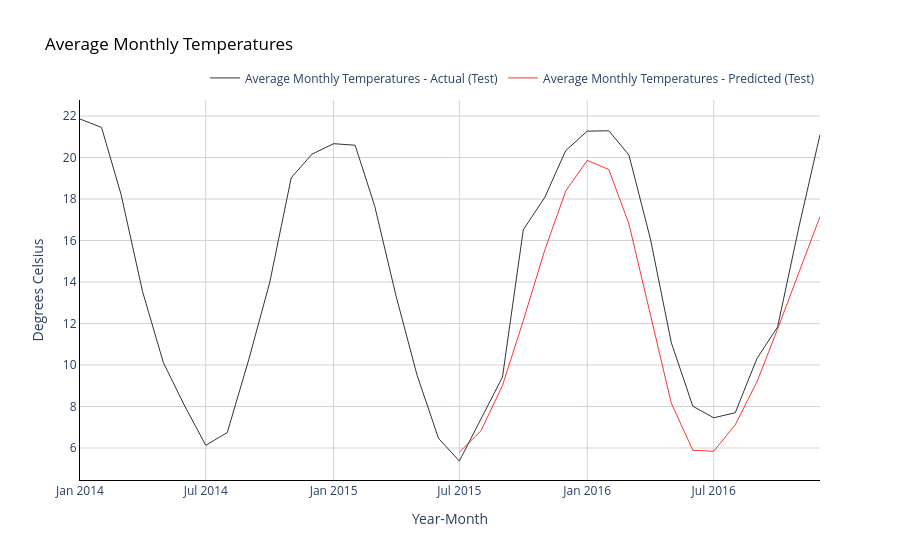

Notebook cell for this chart:
### Code cell
# Plot average monthly temperatures (actual and predicted) for test (out of time) data
fig = go.Figure()

# Trace for actual temperatures
fig.add_trace(go.Scatter(x=np.array(dfloc_test.columns),
                         y=np.array(dfloc_test.values).flatten(),
                         mode='lines',
                         name='Average Monthly Temperatures - Actual (Test)',
                         opacity=0.8,
                         line=dict(color='black', width=1)
                        ))

# Trace for predicted temperatures
fig.add_trace(go.Scatter(x=np.array(dfloc_test.columns[-timestep:]),
                         y=scaler.inverse_transform(pred_test.reshape(-1,1)).flatten(),
                         mode='lines',
                         name='Average Monthly Temperatures - Predicted (Test)',
                         opacity=0.8,
                         line=dict(color='red', width=1)
                        ))

# Change chart background color
fig.update_layout(dict(plot_bgcolor = 'white'))

# Update axes lines
fig.update_xaxes(showgrid=True, gridwidth=1, gridcolor='lightgrey', 
                 zeroline=True, zerolinewidth=1, zerolinecolor='lightgrey', 
                 showline=True, linewidth=1, linecolor='black',
                 title='Year-Month'
                )

fig.update_yaxes(showgrid=True, gridwidth=1, gridcolor='lightgrey', 
                 zeroline=True, zerolinewidth=1, zerolinecolor='lightgrey', 
                 showline=True, linewidth=1, linecolor='black',
                 title='Degrees Celsius'
                )

# Set figure title
fig.update_layout(title=dict(text="Average Monthly Temperatures", font=dict(color='black')),
                  legend=dict(orientation="h", yanchor="bottom", y=1.02, xanchor="right", x=1)
                 )

fig.show()

### Figure 1 — Plotly figure (JSON) as saved in the notebook; plotly's stock layout.template omitted (floating-point values rounded to 4 significant figures)
{"data": [{"line": {"color": "black", "width": 1}, "mode": "lines", "name": "Average Monthly Temperatures - Actual (Test)", "opacity": 0.8, "type": "scatter", "x": ["2014-01", "2014-02", "2014-03", "2014-04", "2014-05", "2014-06", "2014-07", "2014-08", "2014-09", "2014-10", "2014-11", "2014-12", "2015-01", "2015-02", "2015-03", "2015-04", "2015-05", "2015-06", "2015-07", "2015-08", "2015-09", "2015-10", "2015-11", "2015-12", "2016-01", "2016-02", "2016-03", "2016-04", "2016-05", "2016-06", "2016-07", "2016-08", "2016-09", "2016-10", "2016-11", "2016-12"], "y": [21.86, 21.45, 18.23, 13.54, 10.11, 8.007, 6.129, 6.748, 10.28, 13.97, 19.03, 20.17, 20.67, 20.59, 17.68, 13.31, 9.521, 6.463, 5.374, 7.371, 9.417, 16.52, 18.09, 20.33, 21.27, 21.29, 20.12, 16.07, 11.07, 8.013, 7.456, 7.7, 10.29, 11.84, 16.7, 21.1]}, {"line": {"color": "red", "width": 1}, "mode": "lines", "name": "Average Monthly Temperatures - Predicted (Test)", "opacity": 0.8, "type": "scatter", "x": ["2015-07", "2015-08", "2015-09", "2015-10", "2015-11", "2015-12", "2016-01", "2016-02", "2016-03", "2016-04", "2016-05", "2016-06", "2016-07", "2016-08", "2016-09", "2016-10", "2016-11", "2016-12"], "y": [5.799, 6.826, 9.013, 12.14, 15.55, 18.38, 19.86, 19.42, 16.81, 12.48, 8.163, 5.89, 5.842, 7.116, 9.171, 11.74, 14.52, 17.15]}], "layout": {"legend": {"orientation": "h", "x": 1, "xanchor": "right", "y": 1.02, "yanchor": "bottom"}, "plot_bgcolor": "white", "title": {"font": {"color": "black"}, "text": "Average Monthly Temperatures"}, "xaxis": {"gridcolor": "lightgrey", "gridwidth": 1, "linecolor": "black", "linewidth": 1, "showgrid": true, "showline": true, "title": {"text": "Year-Month"}, "zeroline": true, "zerolinecolor": "lightgrey", "zerolinewidth": 1}, "yaxis": {"gridcolor": "lightgrey", "gridwidth": 1, "linecolor": "black", "linewidth": 1, "showgrid": true, "showline": true, "title": {"text": "Degrees Celsius"}, "zeroline": true, "zerolinecolor": "lightgrey", "zerolinewidth": 1}}}
